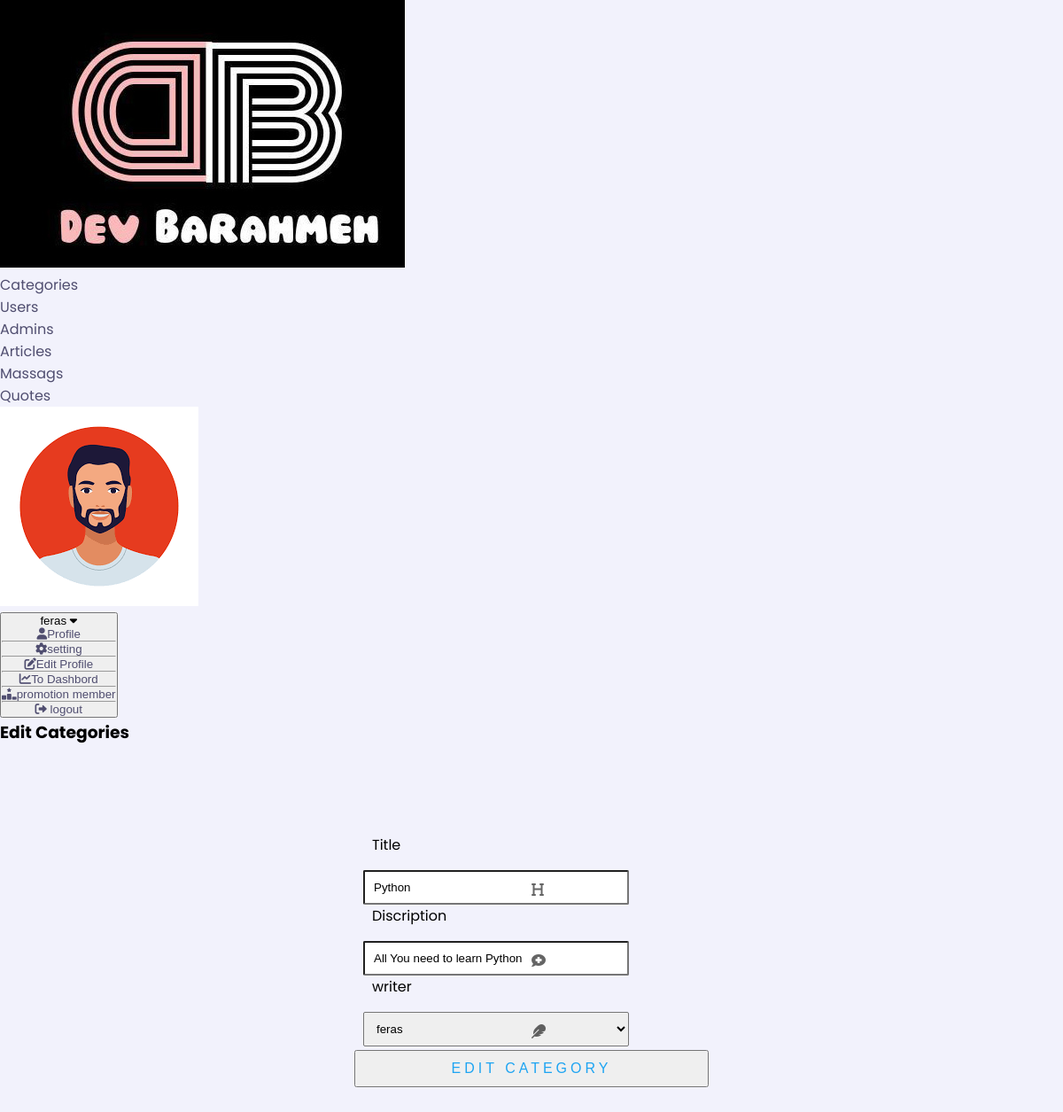
The page /admin/categories.php?categoriesAction=edit&IdCategory=1 (signed in) on the database its author committed.
### tables this page shows
CREATE TABLE `users` (
  `IdUser` int(11) NOT NULL COMMENT 'Identify user number',
  `userName` char(255) NOT NULL,
  `password` varchar(255) NOT NULL,
  `email` varchar(255) NOT NULL,
  `fullName` varchar(255) NOT NULL,
  `aboutYou` varchar(255) NOT NULL,
  `langs` varchar(255) DEFAULT NULL,
  `tools` text DEFAULT NULL,
  `permission` tinyint(11) NOT NULL,
  `age` date NOT NULL,
  `githup` varchar(50) DEFAULT NULL,
  `facebook` varchar(50) DEFAULT NULL,
  `twitter` varchar(50) DEFAULT NULL,
  `linkedin` varchar(50) DEFAULT NULL,
  `website` varchar(255) DEFAULT NULL,
  `nickname` varchar(50) DEFAULT NULL,
  `gender` varchar(6) DEFAULT NULL,
  `location` varchar(60) DEFAULT NULL,
  `education` text DEFAULT NULL,
  `work` text DEFAULT NULL,
  `imageName` varchar(255) DEFAULT NULL,
  `dataRegister` date NOT NULL
);

CREATE TABLE `categories` (
  `IdCategory` int(11) NOT NULL,
  `titleCategory` varchar(255) NOT NULL,
  `content` varchar(100) NOT NULL,
  `additionDate` date NOT NULL,
  `IDwriter` int(11) NOT NULL
);

### admin/init.php (called while the page is built, shortened)
<?php
    include("config.php");
    $tpl            = 'include/templates/';
    $commfilesPHP   = '../commonBetweenBackFront/php/';
    include($commfilesPHP. 'functions.php');
    include($commfilesPHP. 'images.php');
    include($tpl . 'header.php');
    if (!function_exists('SetNav')) {
        function SetNav() {
            global $tpl;
            include($tpl . 'nav.php');
        }
    }

### commonBetweenBackFront/php/functions.php (called while the page is built, shortened)
        <?php
class Queries {
    public static function FromTable($filed='*', $table, $condition=NULL, $typeFetch = 'fetchAll', $ordered = null, $typeOrders = 'DESC', $limit = NULL) {
        global $db;
        if($ordered === null) {
            $stmt = $db->prepare("SELECT $filed FROM $table $condition $limit");
        } else {
            $stmt = $db->prepare("SELECT $filed FROM $table $condition ORDER BY $ordered $typeOrders $limit");
        }
        $stmt->execute();
        if ($typeFetch === 'fetchAll')
            $requerd = $stmt->fetchAll();
        elseif($typeFetch === 'fetch') {
            $requerd = $stmt->fetch();
        }
        return $requerd;
    }
}
class GetRequests {
    public static function IfGet() {
        if(! empty($_GET)) {
            return true;
        } else {
            return false;
        }
    }
    public static function GetValueGet($nameGet) {
        if (GetRequests::IfGet() && isset($_GET[$nameGet])) {
            return $_GET[$nameGet];
        }
    }
}

### admin/categories.php (the view, shortened to what this page needs)
<?php
    include ('init.php');
    SetNav();
                ?>
            ?> <a href="index.php" class="back-btn form-btn">Back</a> <?php
    function StructerEdit() {
        $data = Queries::FromTable("categories.*, users.IdUser, users.userName", 'categories', "INNER JOIN users ON users.IdUser = categories.IDwriter  WHERE IdCategory = " . GetRequests::GetValueGet('IdCategory'), 'fetch');
        ?>
            <h3 class="h-title">Edit Categories</h3>
            <div class="body-add-category">
                <form action="categories.php?categoriesAction=update&IdCategory=<?php echo GetRequests::GetValueGet('IdCategory') ?>" method="POST">
                    <div class="">
                        <label for="title" class="label">Title</label>
                        <i class="fa-solid fa-heading"></i>
                        <input type="text" name="titleCategory" id="title" value="<?php echo $data['titleCategory'] ?>"  placeholder="Title" class="input-edit-feild">
                    </div>
                    <div class="">
                        <label for="title" class="label">Discription</label>
                        <i class="fa-solid fa-comment-medical"></i>
                        <input type="text" name="content" id="Discription" value="<?php echo $data['content'] ?>"  placeholder="Discription" class="input-edit-feild">
                    </div>
                    <div class="">
                        <label for="writer" class="label">writer</label>
                        <i class="fa-solid fa-feather"></i>
                        <select name="IdUser" id="writer" class="input-edit-feild">
                            <option value="<?php echo $data['IdUser'] ?>"><?php echo $data['userName'] ?></option>
                        </select>
                    </div>
                    <input type="submit" value="Edit Category" class="btn-submit">
                </form>
            </div>
        <?php
    }
    ?>
    <?php
    function Controller() {
        switch (GetRequests::GetValueGet('categoriesAction')) {
                case 'edit':
                    StructerEdit();
                break;
        }
    }
    Controller();
    include ($tpl . 'footer.php');

### commonBetweenBackFront/php/images.php (shortened to what this page needs)
<?php
    class NameImag {
        public static function GetNameImgFromDB($nameCol, $nameTable , $where ) {
            return  Queries::FromTable($nameCol, $nameTable,  $where , 'fetch')['imageName'];
        }
    }
    class ShowImage {
        public static function SetImg($path, $nameImg, $class = NULL ) {
            global $commfilesImags;
            if ( ! empty ($nameImg)) {
                ?> <img src="<?php echo $path . $nameImg ?>" alt="Image" class="<?php echo $class ?>"> <?php
            } else {
                ?>  <img src="<?php echo $commfilesImags ?>/imagesProject/defaultImg.jpg" alt="Image" class="<?php echo $class ?>"> <?php
            }
        }
    }

### admin/layout/backend.css (style rules this page uses)
option { background: #00000073; }
.btn-submit { position: relative; display: inline-block; padding: 10px 20px; color: #1da4f2; font-size: 16px; text-transform: uppercase; overflow: hidden; transition: 0.5s; margin-top: 4px; letter-spacing: 4px; text-align: center; align-items: center; }
.input-edit-feild { width: 300px; padding: 10px; border-radius: 2px; outline: none; margin-left: 10px; }
.body-add-category { height: 100%; display: grid; grid-template-columns: repeat(3, 1fr); grid-template-rows: 100px 1fr 100px; }
.body-add-category form { grid-column: 2 / 3; grid-row: 2 /3; display: flex; flex-direction: column; justify-content: space-evenly; }
.body-add-category form div label { display: block; margin: 0; padding: 0; width: fit-content; left: 20px; position: relative; }
.body-add-category form div i { position: relative; width: fit-content; display: block; color: black; opacity: .6; left: 50%; top: 30px; }
.body-add-category form div input { padding: 10px 0 10px 10px; display: block; }

### commonBetweenBackFront/css/globalEdit.css (style rules this page uses)
:root { --bg-black-900: #f2f2fc; --bg-black-100: #fdf9ff; --bg-black-50: #e8dfec; --text-black-900 : #302e4d; --text-black-700 : #504e70; --danger--900: #fb6262; --skin-color: #37b182; }
* { -moz-box-sizing: border-box; -webkit-box-sizing: border-box; box-sizing: border-box; padding: 0px; margin: 0px; }
body { margin: 0; font-family: 'Poppins', sans-serif; transition: all 3s ease-in-out; background-color: var(--bg-black-900); }

### rows shown on the page
users: imageName (picture)
categories: titleCategory "Python", content "All You need to learn Python", IdUser "feras"

### other values the page prints
$_SESSION['adminName'] "feras"
